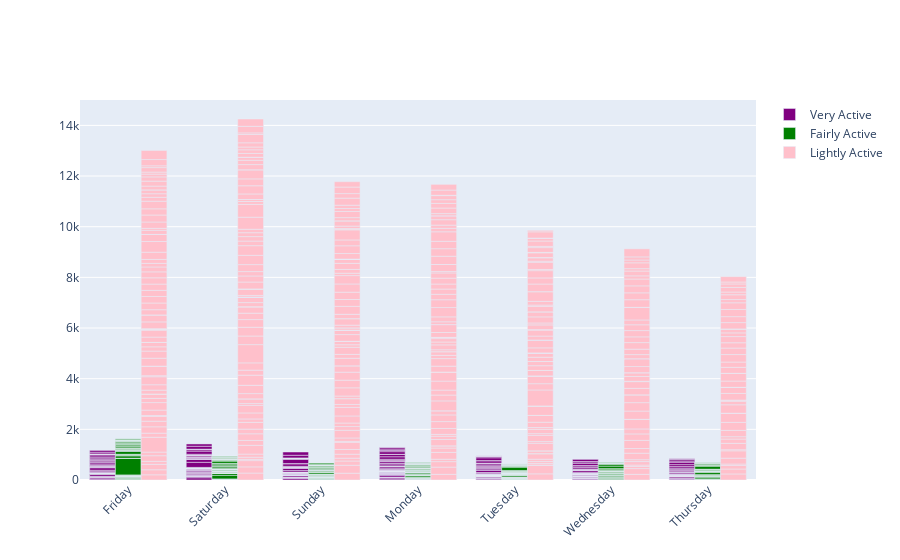

The code cell stored with this chart in its notebook:
### Markdown cell above
Now let's have a look at the very active, fairly active, and lightly active minutes on each day of the week

### Code cell
fig = go.Figure()
fig.add_trace(go.Bar(
    x=data["Day"],
    y=data["VeryActiveMinutes"],
    name='Very Active',
    marker_color='purple'
))

fig.add_trace(go.Bar(
    x=data["Day"],
    y=data["FairlyActiveMinutes"],
    name='Fairly Active',
    marker_color='green'
))

fig.add_trace(go.Bar(
    x=data["Day"],
    y=data["LightlyActiveMinutes"],
    name='Lightly Active',
    marker_color='pink'
))

fig.update_layout(barmode='group', xaxis_tickangle=-45)
fig.show()

### Figure 1 — Plotly figure (JSON) as saved in the notebook; plotly's stock layout.template omitted (floating-point values rounded to 4 significant figures; data arrays with more than 128 entries replaced by an {"elided": "..."} marker saying what was removed)
{"data": [{"marker": {"color": "purple"}, "name": "Very Active", "type": "bar", "x": {"elided": "457 str values"}, "y": {"elided": "457 int values"}}, {"marker": {"color": "green"}, "name": "Fairly Active", "type": "bar", "x": {"elided": "457 str values"}, "y": {"elided": "457 int values"}}, {"marker": {"color": "pink"}, "name": "Lightly Active", "type": "bar", "x": {"elided": "457 str values"}, "y": {"elided": "457 int values"}}], "layout": {"barmode": "group", "xaxis": {"tickangle": -45}}}
